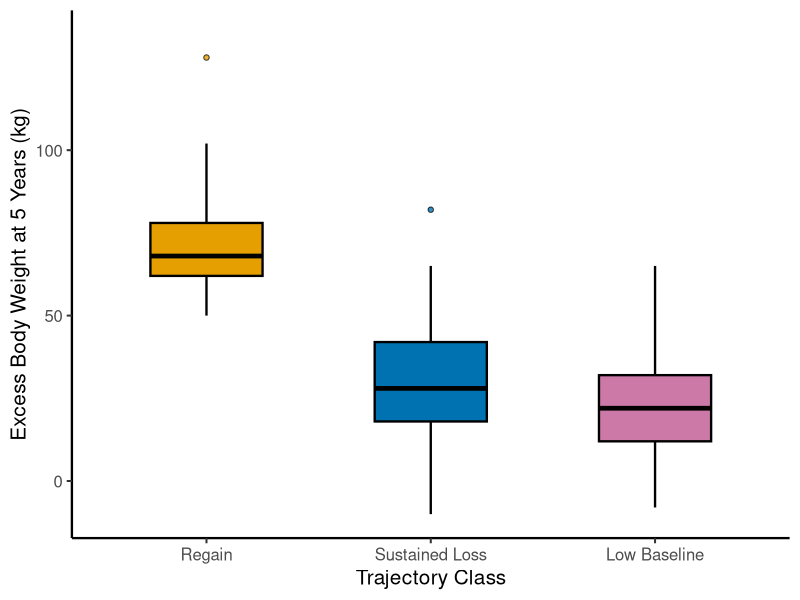

Reproduce this figure in R.
library(ggplot2)
library(dplyr)
library(here)
setwd(here::here("figures/FigS1c"))

df = read.csv("data.csv")
box_df = df |> group_by(class) |> slice(1) |> ungroup() |> mutate(class = factor(class))
outlier_df = df |> filter(!is.na(outlier)) |> mutate(class = factor(class))

class_colors = c("1" = "#E69F00", "2" = "#0072B2", "3" = "#CC79A7")

p = ggplot(box_df, aes(x = class, fill = class)) +
  geom_boxplot(
    aes(ymin = ymin, lower = lower, middle = middle, upper = upper, ymax = ymax),
    stat = "identity", color = "black", linewidth = 0.8, width = 0.5, outlier.shape = NA
  ) +
  geom_point(data = outlier_df, aes(x = class, y = outlier, fill = class),
             size = 1.5, alpha = 0.8, shape = 21, color = "black") +
  scale_fill_manual(values = class_colors) +
  scale_x_discrete(labels = c("1" = "Regain", "2" = "Sustained Loss", "3" = "Low Baseline")) +
  scale_y_continuous(breaks = c(0, 50, 100), limits = c(NA, 135)) +
  labs(x = "Trajectory Class", y = "Excess Body Weight at 5 Years (kg)") +
  theme_classic(base_size = 15) +
  theme(legend.position = "none", axis.line = element_line(linewidth = 0.8))

ggsave("figs1c.png", p, width = 5, height = 4, dpi = 800, bg = "white")
